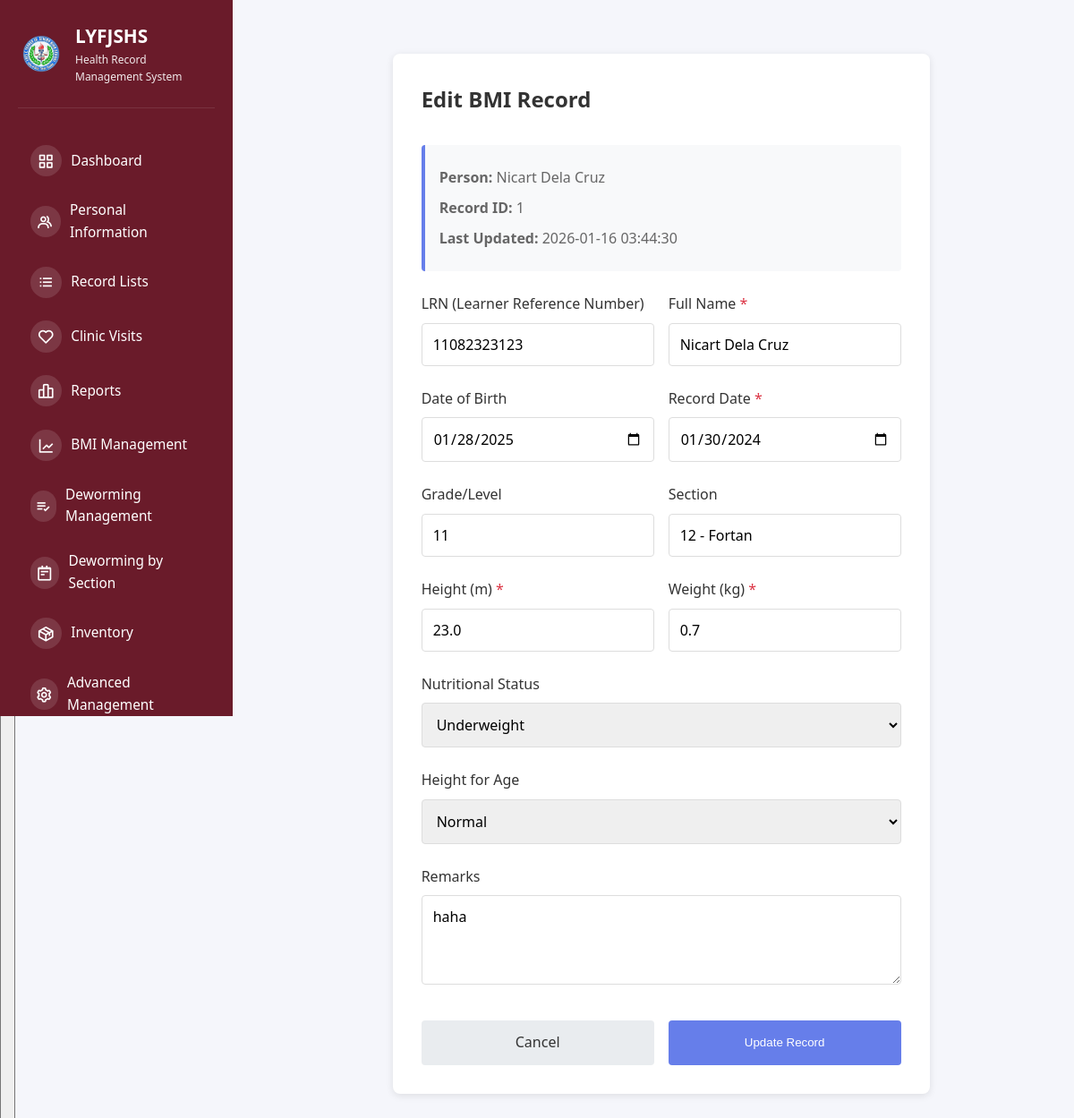
Screenshot of /bmi-edit/1 (signed in) with the database file from the repository.
### tables this page shows
CREATE TABLE bmi_records (
                id INTEGER PRIMARY KEY AUTOINCREMENT,
                person_type TEXT NOT NULL,
                person_id INTEGER NOT NULL,
                record_date DATE NOT NULL,
                name TEXT NOT NULL,
                birthdate DATE,
                grade TEXT,
                section TEXT,
                height REAL NOT NULL,
                weight REAL NOT NULL,
                bmi REAL,
                bmi_category TEXT,
                nutritional_status TEXT,
                height_for_age TEXT,
                remarks TEXT,
                recorded_by INTEGER,
                recorded_by_name TEXT,
                created_at TIMESTAMP DEFAULT CURRENT_TIMESTAMP,
                updated_at TIMESTAMP DEFAULT CURRENT_TIMESTAMP, semester TEXT DEFAULT '1st Semester', gender TEXT, strand TEXT,
                FOREIGN KEY(recorded_by) REFERENCES users(id)
            );

### src/app.py (the view, shortened to what this page needs)
@app.route("/bmi-edit/<int:record_id>", methods=["GET", "POST"])
@require_role('super_admin', 'health_officer')
def bmi_edit(record_id):
    db = get_db_connection()
    if not db:
        flash("Database error.", "danger")
        return redirect(url_for("bmi_management"))
    try:
        cursor = db.cursor()
        cursor.execute("SELECT * FROM bmi_records WHERE id = ?", (record_id,))
        bmi_record = cursor.fetchone()
        if not bmi_record:
            db.close()
            flash("BMI record not found.", "danger")
            return redirect(url_for("bmi_management"))
        db.close()
        return render_template("admin/bmi_edit.html", bmi_record=bmi_record)
    except sqlite3.Error as e:
        if db:
            db.close()
        flash(f"Database error: {str(e)}", "danger")
        return redirect(url_for("bmi_management"))

### src/app.py (called while the page is built)
@app.before_request
def check_user_status():
    if session.get("logged_in"):
        if request.endpoint in ['login', 'logout', 'register', 'pending_approval', 'static']:
            return
        if session.get("role") == "pending":
            return redirect(url_for("pending_approval"))
        db = get_db_connection()
        if db:
            try:
                cursor = db.cursor()
                cursor.execute("SELECT is_active FROM users WHERE id = ?", (session.get("user_id"),))
                user = cursor.fetchone()
                db.close()
                if not user or not safe_row_get(user, 'is_active', 1):
                    session.clear()
                    flash("Your account has been disabled. Please contact the administrator.", "danger")
                    return redirect(url_for("login"))
            except sqlite3.Error:
                db.close()

@app.context_processor
def inject_user():
    user = None
    if session.get("logged_in"):
        db = get_db_connection()
        if db:
            try:
                cursor = db.cursor()
                cursor.execute("SELECT * FROM users WHERE id = ?", (session.get("user_id"),))
                user = cursor.fetchone()
                db.close()
            except sqlite3.Error:
                pass
    return {'current_user': user, 'max': max, 'min': min, 'range': range}

def get_db_connection():
    try:
        conn = sqlite3.connect(DATABASE)
        conn.row_factory = sqlite3.Row  # This enables column access by name
        return conn
    except sqlite3.Error as e:
        print(f"Database connection error: {e}")
        return None

def safe_row_get(row, key, default=None):
    if row is None:
        return default
    try:
        return row[key]
    except (IndexError, KeyError):
        return default

### templates/admin/bmi_edit.html (shortened to what this page needs)
{% extends "shared/base.html" %}
{% block content %}
<div class="form-container">
  <h2>Edit BMI Record</h2>
  <div class="info-box">
    <p><strong>Person:</strong> {{ bmi_record['name'] }}</p>
    <p><strong>Record ID:</strong> {{ bmi_record['id'] }}</p>
    <p><strong>Last Updated:</strong> {{ bmi_record['updated_at'] }}</p>
  </div>
  <form method="POST">
    <div class="form-row">
      <div class="form-group">
        <label>LRN (Learner Reference Number)</label>
        <input type="text" name="person_id" value="{{ bmi_record['person_id'] or '' }}">
      </div>
      <div class="form-group">
        <label>Full Name <span class="required">*</span></label>
        <input type="text" name="name" value="{{ bmi_record['name'] }}" required>
      </div>
    </div>
    <div class="form-row">
      <div class="form-group">
        <label>Date of Birth</label>
        <input type="date" name="birthdate" value="{{ bmi_record['birthdate'] or '' }}">
      </div>
      <div class="form-group">
        <label>Record Date <span class="required">*</span></label>
        <input type="date" name="record_date" value="{{ bmi_record['record_date'] }}" required>
      </div>
    </div>
    <div class="form-row">
      <div class="form-group">
        <label>Grade/Level</label>
        <input type="text" name="grade" value="{{ bmi_record['grade'] or '' }}">
      </div>
      <div class="form-group">
        <label>Section</label>
        <input type="text" name="section" value="{{ bmi_record['section'] or '' }}">
      </div>
    </div>
    <div class="form-row">
      <div class="form-group">
        <label>Height (m) <span class="required">*</span></label>
        <input type="number" name="height" step="0.01" value="{{ bmi_record['height'] }}" required>
      </div>
      <div class="form-group">
        <label>Weight (kg) <span class="required">*</span></label>
        <input type="number" name="weight" step="0.1" value="{{ bmi_record['weight'] }}" required>
      </div>
    </div>
    <div class="form-group">
      <label>Nutritional Status</label>
      <select name="nutritional_status">
        <option value="Underweight" {% if bmi_record['nutritional_status'] == 'Underweight' %}selected{% endif %}>Underweight</option>
      </select>
    </div>
    <div class="form-group">
      <label>Height for Age</label>
      <select name="height_for_age">
        <option value="Normal" {% if bmi_record['height_for_age'] == 'Normal' %}selected{% endif %}>Normal</option>
      </select>
    </div>
    <div class="form-group">
      <label>Remarks</label>
      <textarea name="remarks">{{ bmi_record['remarks'] or '' }}</textarea>
    </div>
    <div class="btn-group">
      <a href="{{ url_for('bmi_management') }}" class="btn btn-cancel">Cancel</a>
      <button type="submit" class="btn btn-submit">Update Record</button>
    </div>
  </form>
</div>
{% endblock %}

### static/css/dashboard.css (style rules this page uses)
* { margin: 0; padding: 0; box-sizing: border-box; }
:root { --primary-color: #2bb0a1; --secondary-color: #8b2340; --danger-color: #dc2626; --success-color: #16a34a; --warning-color: #ea580c; --light-bg: #f8fafc; --white: #ffffff; --text-dark: #1f2937; --text-light: #6b7280; --border-color: #e5e7eb; --shadow: 0 1px 3px rgba(0, 0, 0, 0.1); --shadow-lg: 0 10px 15px -3px rgba(0, 0, 0, 0.1); }
body { font-family: -apple-system, BlinkMacSystemFont, "Segoe UI", Roboto, Oxygen, Ubuntu, Cantarell, sans-serif; background-color: var(--light-bg); color: var(--text-dark); line-height: 1.6; }
html, body { height: 100%; font-family: system-ui, -apple-system, BlinkMacSystemFont, "Segoe UI", Roboto, sans-serif; }
body { background: #f5f6fb; color: #111827; }

### templates/admin/bmi_edit.html (style rules this page uses)
.form-container { max-width: 600px; margin: 2rem auto; background: white; padding: 2rem; border-radius: 8px; box-shadow: 0 2px 8px rgba(0, 0, 0, 0.1); }
.form-container h2 { color: #333; margin-bottom: 2rem; }
.form-group { margin-bottom: 1.5rem; }
label { display: block; margin-bottom: 0.5rem; color: #333; font-weight: 500; }
.required { color: #dc3545; }
input[type="text"], input[type="date"], input[type="number"], input[type="email"], select, textarea { width: 100%; padding: 0.75rem; border: 1px solid #ddd; border-radius: 4px; font-size: 1rem; font-family: inherit; box-sizing: border-box; }
textarea { resize: vertical; min-height: 100px; }
.form-row { display: grid; grid-template-columns: 1fr 1fr; gap: 1rem; }
.btn-group { display: flex; gap: 1rem; margin-top: 2rem; }
.btn { padding: 0.75rem 1.5rem; border: none; border-radius: 4px; font-weight: 500; cursor: pointer; transition: background 0.3s; flex: 1; }
.btn-submit { background: #667eea; color: white; }
.btn-cancel { background: #e9ecef; color: #333; text-decoration: none; display: flex; align-items: center; justify-content: center; }
.info-box { background: #f8f9fa; padding: 1rem; border-radius: 4px; margin-bottom: 1.5rem; border-left: 4px solid #667eea; }
.info-box p { margin: 0.5rem 0; color: #666; }

### rows the page displays
bmi_records: name "Nicart Dela Cruz", id "1", updated_at "2026-01-16 03:44:30", person_id "11082323123", birthdate "01/28/2025", record_date "01/30/2024", grade "11", section "12 - Fortan", height "23.0", weight "0.7", nutritional_status "Underweight", height_for_age "Normal", remarks "haha"
